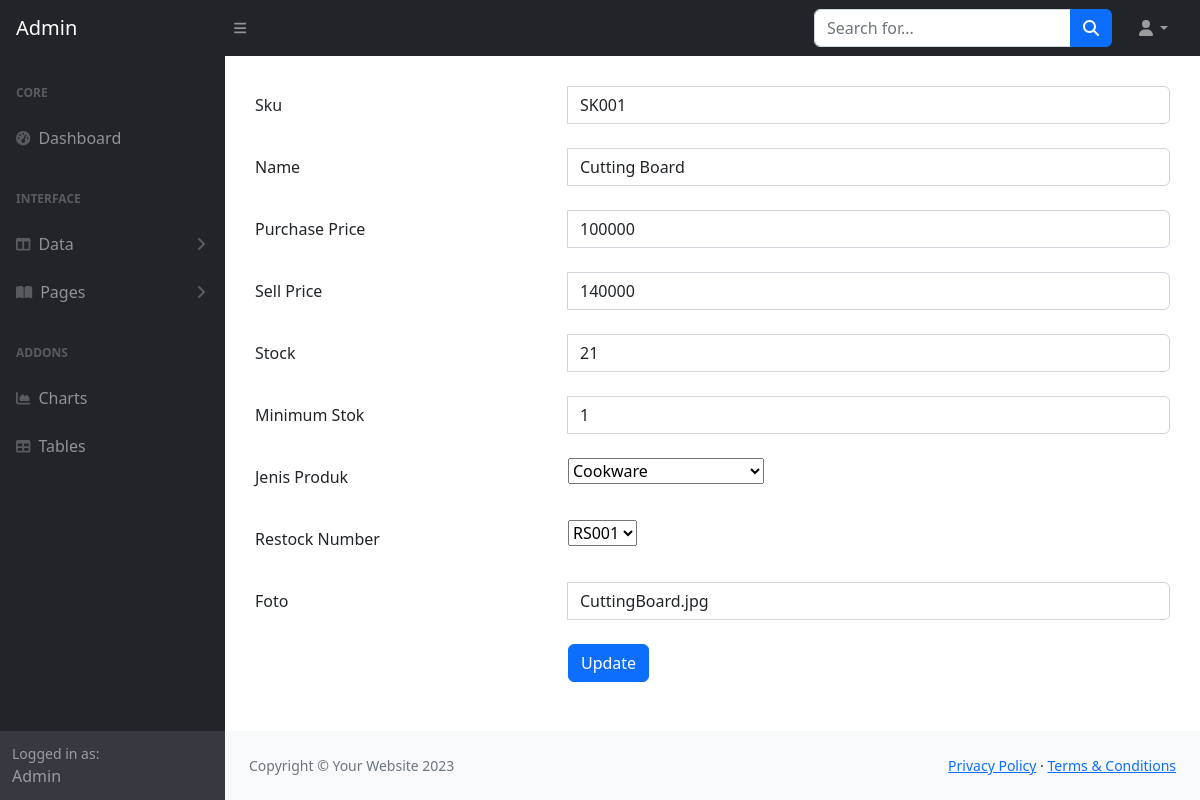
Page /admin/produk/form_produk.php?id=1 on the committed database.
### tables this page shows
CREATE TABLE `product` (
  `id` int(11) NOT NULL,
  `sku` varchar(45) DEFAULT NULL,
  `name` varchar(45) DEFAULT NULL,
  `purchase_price` int(11) DEFAULT NULL,
  `sell_price` int(11) DEFAULT NULL,
  `stock` int(11) DEFAULT 0,
  `min_stock` int(11) DEFAULT 0,
  `product_type_id` int(11) NOT NULL,
  `restock_id` int(11) NOT NULL,
  `foto` varchar(100) DEFAULT NULL
);

### admin/produk/form_produk.php (the view, shortened to what this page needs)
<?php
require_once '../../dbkoneksi.php';
?>
<?php
$_id = isset($_GET['id']) ? $_GET['id'] : null;
if (!empty($_id)) {
    $sql = "SELECT * FROM product WHERE id=?";
    $st = $dbh->prepare($sql);
    $st->execute([$_id]);
    $row = $st->fetch();
} else {
    $row = [];
}
?>
<!DOCTYPE html>
<html lang="en">
<head>
    <link href="../css/styles.css" rel="stylesheet" />
</head>
<body>
    <nav class="sb-topnav navbar navbar-expand navbar-dark bg-dark">
        <a class="navbar-brand ps-3" href="../index.php">Admin</a>
        <button class="btn btn-link btn-sm order-1 order-lg-0 me-4 me-lg-0" id="sidebarToggle" href="#!"><i
                class="fas fa-bars"></i></button>
        <form class="d-none d-md-inline-block form-inline ms-auto me-0 me-md-3 my-2 my-md-0">
            <div class="input-group">
                <input class="form-control" type="text" placeholder="Search for..." aria-label="Search for..."
                    aria-describedby="btnNavbarSearch" />
                <button class="btn btn-primary" id="btnNavbarSearch" type="button"><i
                        class="fas fa-search"></i></button>
            </div>
        </form>
        <ul class="navbar-nav ms-auto ms-md-0 me-3 me-lg-4">
            <li class="nav-item dropdown">
                <a class="nav-link dropdown-toggle" id="navbarDropdown" href="#" role="button" data-bs-toggle="dropdown"
                    aria-expanded="false"><i class="fas fa-user fa-fw"></i></a>
            </li>
        </ul>
    </nav>
    <div id="layoutSidenav">
        <div id="layoutSidenav_nav">
            <nav class="sb-sidenav accordion sb-sidenav-dark" id="sidenavAccordion">
                <div class="sb-sidenav-menu">
                    <div class="nav">
                        <div class="sb-sidenav-menu-heading">Core</div>
                        <a class="nav-link" href="../index.php">
                            <div class="sb-nav-link-icon"><i class="fas fa-tachometer-alt"></i></div>
                            Dashboard
                        </a>
                        <div class="sb-sidenav-menu-heading">Interface</div>
                        <a class="nav-link collapsed" href="#" data-bs-toggle="collapse"
                            data-bs-target="#collapseLayouts" aria-expanded="false" aria-controls="collapseLayouts">
                            <div class="sb-nav-link-icon"><i class="fas fa-columns"></i></div>
                            Data
                            <div class="sb-sidenav-collapse-arrow"><i class="fas fa-angle-down"></i></div>
                        </a>
                        <a class="nav-link collapsed" href="#" data-bs-toggle="collapse" data-bs-target="#collapsePages"
                            aria-expanded="false" aria-controls="collapsePages">
                            <div class="sb-nav-link-icon"><i class="fas fa-book-open"></i></div>
                            Pages
                            <div class="sb-sidenav-collapse-arrow"><i class="fas fa-angle-down"></i></div>
                        </a>
                        <div class="sb-sidenav-menu-heading">Addons</div>
                        <a class="nav-link" href="charts.php">
                            <div class="sb-nav-link-icon"><i class="fas fa-chart-area"></i></div>
                            Charts
                        </a>
                        <a class="nav-link" href="tables.php">
                            <div class="sb-nav-link-icon"><i class="fas fa-table"></i></div>
                            Tables
                        </a>
                    </div>
                </div>
                <div class="sb-sidenav-footer">
                    <div class="small">Logged in as:</div>
                    Admin
                </div>
            </nav>
        </div>
        <div id="layoutSidenav_content">
            <main id="main-content">
            <form method="POST" action="proses_produk.php">
                <div class="form-group row">
                    <label for="sku" class="col-4 col-form-label">Sku</label>
                    <div class="col-8">
                        <div class="input-group">
                            <input id="sku" name="sku" type="text" class="form-control" value="<?php if (isset($row['sku']))
                                echo $row['sku']; ?>">
                        </div>
                    </div>
                </div>
                <br>
                <div class="form-group row">
                    <label for="name" class="col-4 col-form-label">Name</label>
                    <div class="col-8">
                        <div class="input-group">
                            <input id="name" name="name" type="text" class="form-control" value="<?php if (isset($row['name']))
                                echo $row['name']; ?>">
                        </div>
                    </div>
                </div>
                <br>
                <div class="form-group row">
                    <label for="purchase_price" class="col-4 col-form-label">Purchase Price</label>
                    <div class="col-8">
                        <div class="input-group">
                            <input id="purchase_price" name="purchase_price" value="<?php if (isset($row['purchase_price']))
                                echo $row['purchase_price']; ?>" type="text" class="form-control">
                        </div>
                    </div>
                </div>
                <br>
                <div class="form-group row">
                    <label for="sell_price" class="col-4 col-form-label">Sell Price</label>
                    <div class="col-8">
                        <div class="input-group">
                            <input id="sell_price" name="sell_price" value="<?php if (isset($row['sell_price']))
                                echo $row['sell_price']; ?>" type="text" class="form-control">
                        </div>
                    </div>
                </div>
                <br>
                <div class="form-group row">
                    <label for="stock" class="col-4 col-form-label">Stock</label>
                    <div class="col-8">
                        <div class="input-group">
                            <input id="stock" name="stock" value="<?php if (isset($row['stock']))
                                echo $row['stock']; ?>" type="text" class="form-control">
                        </div>
                    </div>
                </div>
                <br>
                <div class="form-group row">
                    <label for="min_stock" class="col-4 col-form-label">Minimum Stok</label>
                    <div class="col-8">
                        <div class="input-group">
                            <input id="min_stock" name="min_stock" value="<?php if (isset($row['min_stock']))
                                echo $row['min_stock']; ?>" type="text" class="form-control">
                        </div>
                    </div>
                </div>
                <br>
                <div class="form-group row">
                    <label for="jenis" class="col-4 col-form-label">Jenis Produk</label>
                    <div class="col-8">
                        <?php
                        $sqltype = "SELECT * FROM product_type";
                        $rstype = $dbh->query($sqltype);
                        ?>
                        <select id="type" name="type" class="custom-select">
                            <?php
                            foreach ($rstype as $rowtype) {
                                ?>
                                <option value="<?= $rowtype['id'] ?>"><?= $rowtype['name'] ?></option>
                                <?php
                            }
                            ?>
                        </select>
                    </div>
                </div>
                <br>
                <div class="form-group row">
                    <label for="jenis" class="col-4 col-form-label">Restock Number</label>
                    <div class="col-8">
                        <?php
                        $sqlrestock = "SELECT * FROM restock";
                        $rsrestock = $dbh->query($sqlrestock);
                        ?>
                        <select id="restock" name="restock" class="custom-select">
                            <?php
                            foreach ($rsrestock as $rowrestock) {
                                ?>
                                <option value="<?= $rowrestock['id'] ?>"><?= $rowrestock['restock_number'] ?></option>
                                <?php
                            }
                            ?>
                        </select>
                    </div>
                </div>
                <br>
                <div class="form-group row">
                    <label for="foto" class="col-4 col-form-label">Foto</label>
                    <div class="col-8">
                        <div class="input-group">
                            <input id="foto" name="foto" value="<?php if (isset($row['foto']))
                                echo $row['foto']; ?>" type="text" class="form-control">
                        </div>
                    </div>
                </div>
                <br>
                <div class="form-group row">
                    <div class="offset-4 col-8">
                        <?php
                        $button = (empty($_id)) ? "Simpan" : "Update";
                        ?>
                        <input type="submit" name="proses" type="submit" class="btn btn-primary"
                            value="<?= $button ?>" />
                    </div>
                </div>
            </form>
            </main>
            <footer class="py-4 bg-light mt-auto">
                <div class="container-fluid px-4">
                    <div class="d-flex align-items-center justify-content-between small">
                        <div class="text-muted">Copyright &copy; Your Website 2023</div>
                        <div>
                            <a href="#">Privacy Policy</a>
                            &middot;
                            <a href="#">Terms &amp; Conditions</a>
                        </div>
                    </div>
                </div>
            </footer>
        </div>
    </div>
</body>
</html>

### admin/produk/form_produk.php (style rules this page uses)
#main-content { margin: 30px; }

### rows in the picture
product: sku "SK001", name "Cutting Board", purchase_price "100000", sell_price "140000", stock "21", min_stock "1", foto "CuttingBoard.jpg"

### other values in the picture
form field type "Cookware"
form field restock "RS001"
